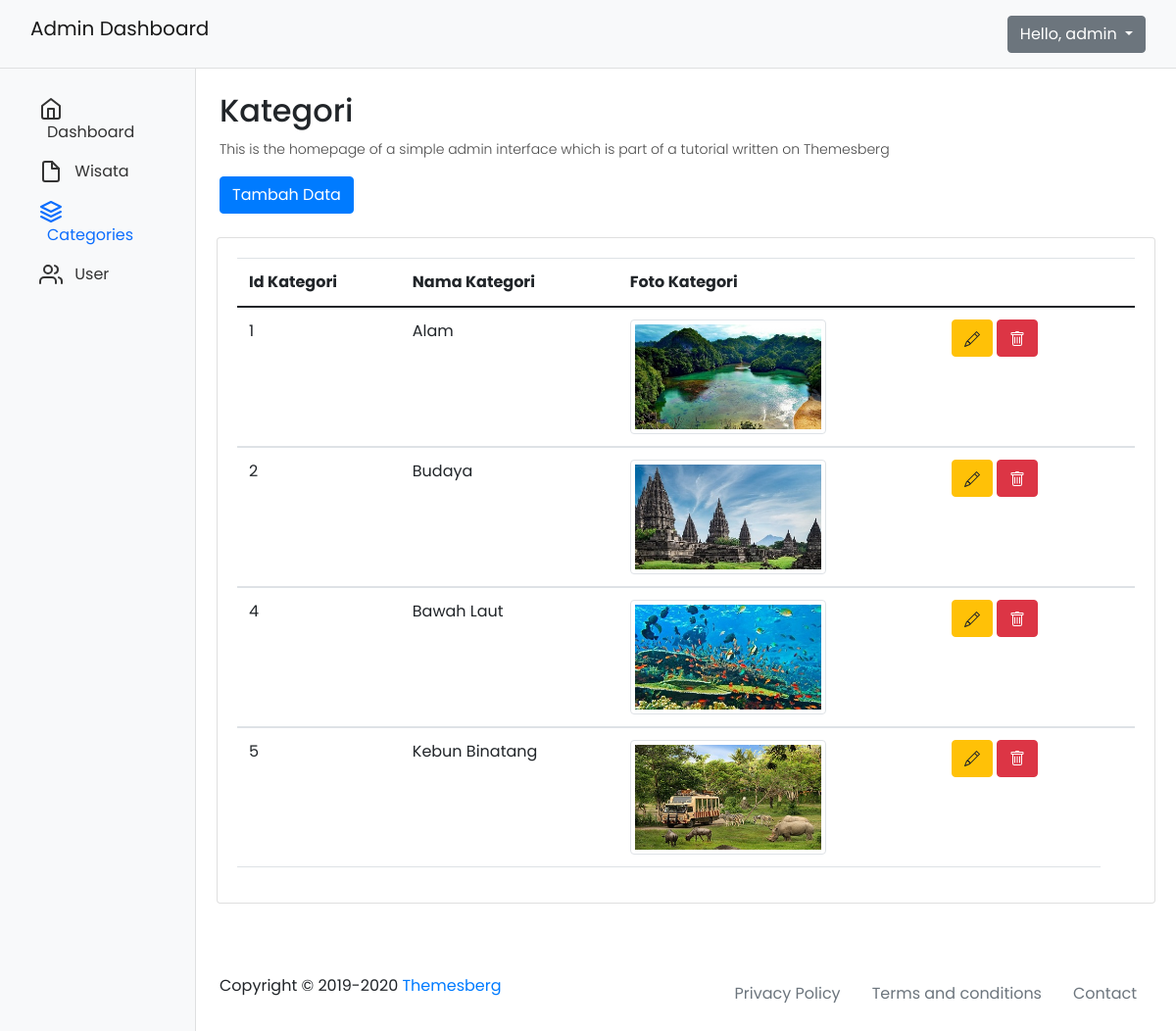
The page /admin_kategori.php (signed in) on the database as committed earlier.
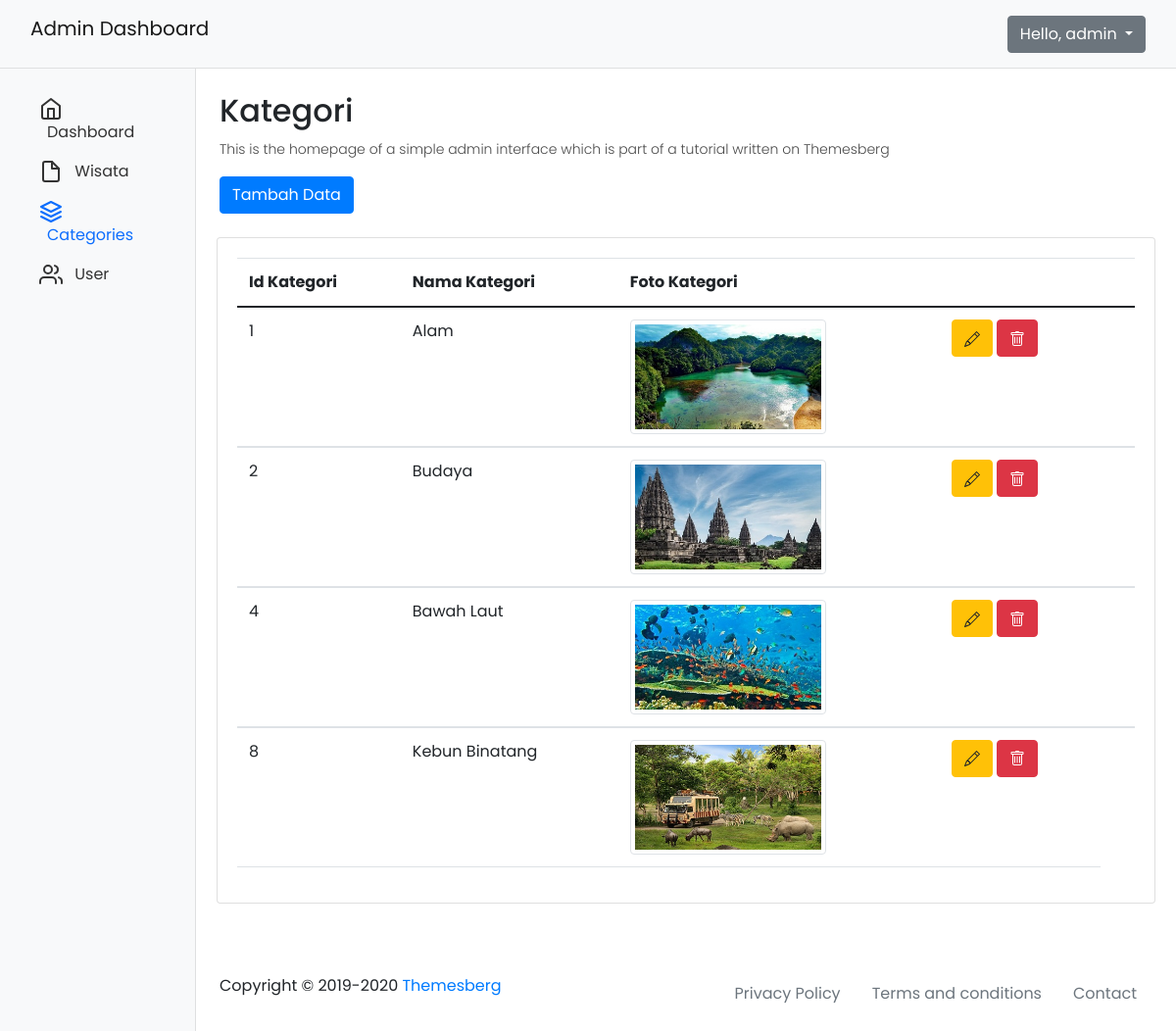
The same page on the database as committed later.
### tables this page shows
CREATE TABLE `kategori` (
  `id_kategori` int(11) NOT NULL,
  `nama_kategori` varchar(32) NOT NULL,
  `foto_kategori` varchar(32) NOT NULL
);

### admin_kategori.php (the view, shortened to what this page needs)
<?php
if (!isset($_SESSION['email_user'])) {
    header("Location: login.php");
    exit();
} else {
    $userGreeting = 'Hello, ' . $_SESSION['nama_user'];
}
include "connection.php";
$kategori = mysqli_query($connection, "SELECT * FROM kategori");
?>
<!DOCTYPE html>
<html lang="en">
<head>
    <link rel="stylesheet" href="https://stackpath.bootstrapcdn.com/bootstrap/5.0.0-alpha1/css/bootstrap.min.css">
    <link rel="stylesheet" href="https://cdn.jsdelivr.net/chartist.js/latest/chartist.min.css">
    <link href="vendor/bootstrap/css/bootstrap.min.css" rel="stylesheet">
    <link rel="stylesheet" href="assets/css/fontawesome.css">
    <link rel="stylesheet" href="assets/css/style.css">
    <link rel="stylesheet" href="assets/css/owl.css">
</head>
<body>
    <nav class="navbar navbar-light bg-light p-3">
        <div class="d-flex col-12 col-md-3 col-lg-2 mb-2 mb-lg-0 flex-wrap flex-md-nowrap justify-content-between">
            <a class="navbar-brand" href="index.php">
                Admin Dashboard
            </a>
        </div>
        <div class="col-12 col-md-4 col-lg-10 d-flex align-items-center justify-content-md-end mt-3 mt-md-0">
            <div class="dropdown">
                <button class="btn btn-secondary dropdown-toggle" type="button" id="dropdownMenuButton" data-toggle="dropdown" aria-expanded="false">
                    <?php echo $userGreeting; ?>
                </button>
            </div>
        </div>
    </nav>
    <div class="container-fluid">
        <div class="row">
            <nav id="sidebar" class="col-md-3 col-lg-2 d-md-block bg-light sidebar collapse">
                <div class="position-sticky">
                    <ul class="nav flex-column px-4">
                        <li class="nav-item">
                            <a class="nav-link" aria-current="page" href="admin_dashboard.php">
                                <span class="ml-2">Dashboard</span>
                            </a>
                        </li>
                        <li class="nav-item">
                            <a class="nav-link" href="admin_wisata.php">
                                <span class="ml-2">Wisata</span>
                            </a>
                        </li>
                        <li class="nav-item">
                            <a class="nav-link active" href="admin_kategori.php">
                                <span class="ml-2">Categories</span>
                            </a>
                        </li>
                        <li class="nav-item">
                            <a class="nav-link" href="admin_user.php">
                                <span class="ml-2">User</span>
                            </a>
                        </li>
                    </ul>
                </div>
            </nav>
            <main class="col-md-9 ml-sm-auto col-lg-10 px-md-4 py-4">
                <h1 class="h2">Kategori</h1>
                <p>This is the homepage of a simple admin interface which is part of a tutorial written on Themesberg</p>
                <a class="btn btn-primary mt-3" href="add_categories.php" role="button">Tambah Data</a>
                <div class="row my-4">
                    <div class="">
                        <div class="card">
                            <div class="card-body">
                                <div class="table-responsive">
                                    <table class="table">
                                        <thead>
                                            <tr>
                                                <th scope="col">Id Kategori</th>
                                                <th scope="col">Nama Kategori</th>
                                                <th scope="col">Foto Kategori</th>
                                                <th scope="col"></th>
                                                <th scope="col"></th>
                                            </tr>
                                        </thead>
                                        <?php
                                        while ($data = mysqli_fetch_array($kategori)) { ?>
                                            <tbody>
                                                <tr>
                                                    <td><?php echo $data["id_kategori"]; ?></td>
                                                    <td><?php echo $data["nama_kategori"]; ?></td>
                                                    <td>
                                                        <?php
                                                        $imagePath = 'assets/images/kategori/' . $data["foto_kategori"];
                                                        if (!empty($data["foto_kategori"]) && file_exists($imagePath)) {
                                                            list($width, $height) = getimagesize($imagePath);
                                                            $newWidth = 200;
                                                            $newHeight = 200 * ($height / $width);
                                                            echo '<img src="' . $imagePath . '" alt="Foto Kategori" class="img-thumbnail" width="' . $newWidth . '" height="' . $newHeight . '">';
                                                        } else {
                                                            echo 'No Pict';
                                                        }
                                                        ?>
                                                    </td>
                                                    <td>
                                                        <a href="edit_categories.php?id=<?php echo $data["id_kategori"]; ?>">
                                                            <label class="btn btn-warning">
                                                            </label>
                                                        </a>
                                                        <a href="backend/proses_delete_categories.php?id=<?php echo $data["id_kategori"] ?>" onclick="return confirm('Are you sure you want to delete this item?');">
                                                            <label class="btn btn-danger">
                                                            </label>
                                                        </a>
                                                    </td>
                                                </tr>
                                            </tbody>
                                        <?php } ?>
                                    </table>
                                </div>
                            </div>
                        </div>
                    </div>
                </div>
                <footer class="pt-5 d-flex justify-content-between">
                    <span>Copyright © 2019-2020 <a href="https://themesberg.com">Themesberg</a></span>
                    <ul class="nav m-0">
                        <li class="nav-item">
                            <a class="nav-link text-secondary" aria-current="page" href="#">Privacy Policy</a>
                        </li>
                        <li class="nav-item">
                            <a class="nav-link text-secondary" href="#">Terms and conditions</a>
                        </li>
                        <li class="nav-item">
                            <a class="nav-link text-secondary" href="#">Contact</a>
                        </li>
                    </ul>
                </footer>
            </main>
        </div>
    </div>
</body>
</html>

### assets/css/style.css (style rules this page uses)
body { font-family: 'Poppins', sans-serif; overflow-x: hidden; text-rendering: optimizeLegibility; -webkit-font-smoothing: antialiased; -moz-osx-font-smoothing: grayscale; }
p { margin-bottom: 0px; font-size: 14px; font-weight: 300; color: #4a4a4a; line-height: 24px; }
a { text-decoration: none !important; }
ul { padding: 0; margin: 0; list-style: none; }
h1, h2, h3, h4, h5, h6 { margin: 0px; }
.navbar .navbar-brand { float: left; margin-top: -12px; outline: none; }
footer { text-align: center; }

### admin_kategori.php (style rules this page uses)
.sidebar { position: fixed; top: 0; bottom: 0; left: 0; z-index: 100; padding: 90px 0 0; box-shadow: inset -1px 0 0 rgba(0, 0, 0, .1); z-index: 99; }
.navbar { box-shadow: inset 0 -1px 0 rgba(0, 0, 0, .1); }
@media (min-width: 767.98px) { .navbar { top: 0; position: sticky; z-index: 999; } }
.sidebar .nav-link { color: #333; }
.sidebar .nav-link.active { color: #0d6efd; }

Rows that differ between the two databases and show on the page:
removed kategori: id_kategori "5", nama_kategori "Kebun Binatang", foto_kategori (picture)
added kategori: id_kategori "8", nama_kategori "Kebun Binatang", foto_kategori (picture)
